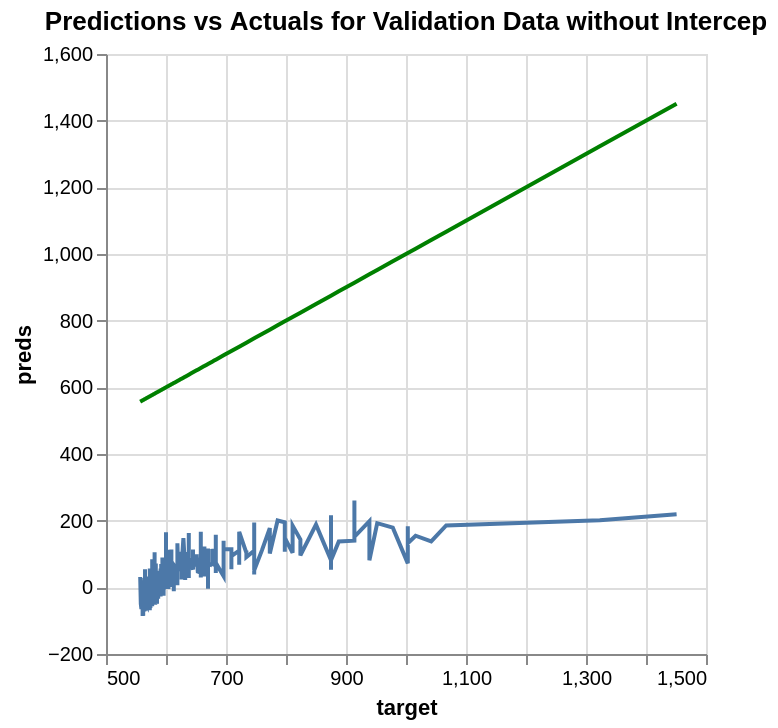

The notebook cell saved with this chart:
### Code cell
perfect = alt.Chart(pd.DataFrame({'target': y_val.values.flatten(), 'preds': y_val.values.flatten()})).mark_line(color='green').encode(
    x='target',
    y='preds'
)

pred_chart_val = alt.Chart(pd.DataFrame({'target': y_val.values.flatten(), 'preds': y_val_pred_F.flatten()})).mark_line().encode(
    x='target',
    y='preds'
)

(pred_chart_val + perfect).properties(title = 'Predictions vs Actuals for Validation Data without Intercep')

### Figure 1 — Vega-Lite specification as saved in the notebook (floating-point values rounded to 4 significant figures; data arrays with more than 128 entries replaced by an {"elided": "..."} marker saying what was removed)
{"config": {"view": {"continuousWidth": 300, "continuousHeight": 300}}, "layer": [{"data": {"name": "data-57b7fd8eebe1d0abb8255ba62f8e80d7"}, "mark": {"type": "line"}, "encoding": {"x": {"field": "target", "type": "quantitative"}, "y": {"field": "preds", "type": "quantitative"}}}, {"data": {"name": "data-30892efbad84943f1aa503ae8c9f6840"}, "mark": {"type": "line", "color": "green"}, "encoding": {"x": {"field": "target", "type": "quantitative"}, "y": {"field": "preds", "type": "quantitative"}}}], "title": "Predictions vs Actuals for Validation Data without Intercep", "$schema": "https://vega.github.io/schema/vega-lite/v5.20.1.json", "datasets": {"data-57b7fd8eebe1d0abb8255ba62f8e80d7": {"elided": "1320 records"}, "data-30892efbad84943f1aa503ae8c9f6840": {"elided": "1320 records"}}}
